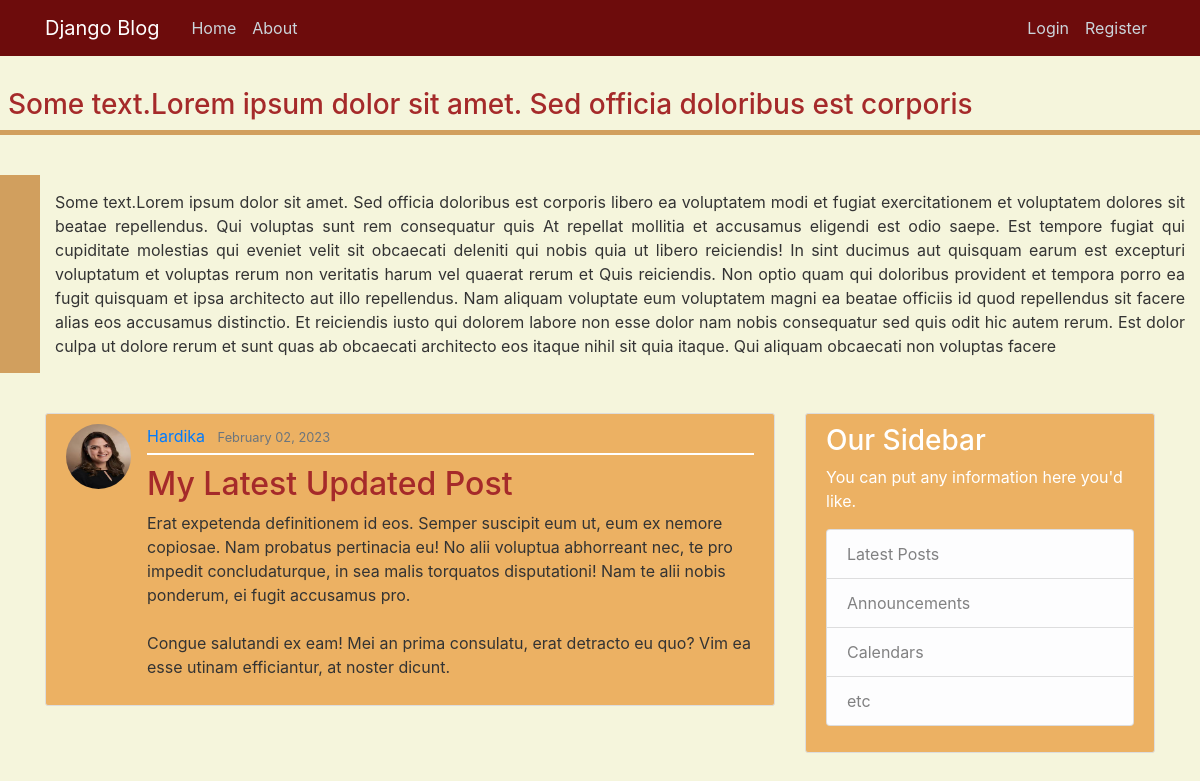
The page /post/30/ on the database its author committed.
### blog/models.py (models this page shows, shortened)
class Post(models.Model):
    title = models.CharField(max_length=100)
    content = models.TextField()
    date_posted = models.DateTimeField(default=timezone.now)   #auto_now=True ->update(reload)
    author = models.ForeignKey(User, on_delete=models.CASCADE)

### users/models.py (models this page shows, shortened)
class Profile(models.Model):
    user = models.OneToOneField(User, on_delete = models.CASCADE)
    image = models.ImageField(default = 'default.jpg', upload_to='profile_pics')

### blog/views.py (the view)
# urls.py: path('post/<int:pk>/', PostDetailView.as_view(), name='post-detail'),
class PostDetailView(DetailView):
    model = Post

### blog/templates/blog/post_detail.html (shortened to what this page needs)
{% extends "blog/base.html" %}
{% block content %}
    <article class="media content-section">
        <img class="rounded-circle article-img" src="{{  object.author.profile.image.url }}">
        <div class="media-body">
            <div class="article-metadata">
                <a class="mr-2" href="{% url 'user-posts' object.author.username %}">{{ object.author }}</a>
                <small class="text-muted">{{ object.date_posted|date:"F d, Y" }}</small>
            </div>
            <h2 class="article-title"> {{ object.title }}</h2>
            <p class="article-content">{{ object.content }}</p>
        </div>
    </article>
{% endblock %}

### blog/static/blog/main.css (style rules this page uses)
body { background-color:beige; color: #333333; margin-top: 5rem; }
h1, h2, h3, h4, h5, h6 { color: brown; }
.content-section { background-color: rgb(236, 177, 99); padding: 10px 20px; border: 1px solid #dddddd; border-radius: 3px; margin-top:40px; margin-bottom: 20px; }
.article-title { color: brown; }
.article-content { white-space: pre-line; }
.article-img { height: 65px; width: 65px; margin-right: 16px; }
.article-metadata { padding-bottom: 5px; margin-bottom: 10px; border-bottom: 2px solid #ffffff }

### rows shown on the page
Post: author.profile.image (picture), author "Hardika", date_posted "February 02, 2023", title "My Latest Updated Post", content "Erat expetenda definitionem id eos. Semper suscipit eum ut, eum ex nemore copiosae. Nam probatus pertinacia eu! No alii voluptua abhorreant nec, te pro impedit concludaturque, in sea malis torquatos disputationi! Nam te alii nobis ponderum, ei fugit accusamus pro. Congue salutandi ex eam! Mei an prima consulatu, erat detracto eu quo? Vim ea esse utinam efficiantur, at noster dicunt."
